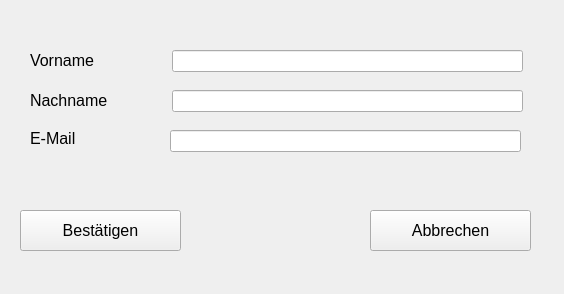
<?xml version="1.0" encoding="UTF-8"?>
<ui version="4.0">
 <class>CreateDozent</class>
 <widget class="QMainWindow" name="CreateDozent">
  <property name="geometry">
   <rect>
    <x>0</x>
    <y>0</y>
    <width>564</width>
    <height>294</height>
   </rect>
  </property>
  <property name="windowTitle">
   <string>MainWindow</string>
  </property>
  <widget class="QWidget" name="centralwidget">
   <widget class="QPushButton" name="btn_cancel">
    <property name="geometry">
     <rect>
      <x>370</x>
      <y>210</y>
      <width>161</width>
      <height>41</height>
     </rect>
    </property>
    <property name="font">
     <font>
      <pointsize>12</pointsize>
     </font>
    </property>
    <property name="text">
     <string>Abbrechen</string>
    </property>
   </widget>
   <widget class="QPushButton" name="btn_confirm">
    <property name="geometry">
     <rect>
      <x>20</x>
      <y>210</y>
      <width>161</width>
      <height>41</height>
     </rect>
    </property>
    <property name="font">
     <font>
      <pointsize>12</pointsize>
     </font>
    </property>
    <property name="text">
     <string>Bestätigen</string>
    </property>
   </widget>
   <widget class="QLabel" name="label">
    <property name="geometry">
     <rect>
      <x>30</x>
      <y>50</y>
      <width>221</width>
      <height>20</height>
     </rect>
    </property>
    <property name="font">
     <font>
      <pointsize>12</pointsize>
     </font>
    </property>
    <property name="text">
     <string>Vorname</string>
    </property>
   </widget>
   <widget class="QLabel" name="label_2">
    <property name="geometry">
     <rect>
      <x>30</x>
      <y>90</y>
      <width>221</width>
      <height>20</height>
     </rect>
    </property>
    <property name="font">
     <font>
      <pointsize>12</pointsize>
     </font>
    </property>
    <property name="text">
     <string>Nachname</string>
    </property>
   </widget>
   <widget class="QLabel" name="label_3">
    <property name="geometry">
     <rect>
      <x>30</x>
      <y>130</y>
      <width>221</width>
      <height>16</height>
     </rect>
    </property>
    <property name="font">
     <font>
      <pointsize>12</pointsize>
     </font>
    </property>
    <property name="text">
     <string>E-Mail</string>
    </property>
   </widget>
   <widget class="QLineEdit" name="txt_firstname">
    <property name="geometry">
     <rect>
      <x>172</x>
      <y>50</y>
      <width>351</width>
      <height>22</height>
     </rect>
    </property>
   </widget>
   <widget class="QLineEdit" name="txt_lastname">
    <property name="geometry">
     <rect>
      <x>172</x>
      <y>90</y>
      <width>351</width>
      <height>22</height>
     </rect>
    </property>
   </widget>
   <widget class="QLineEdit" name="txt_email">
    <property name="geometry">
     <rect>
      <x>170</x>
      <y>130</y>
      <width>351</width>
      <height>22</height>
     </rect>
    </property>
   </widget>
  </widget>
 </widget>
 <resources/>
 <connections/>
</ui>
